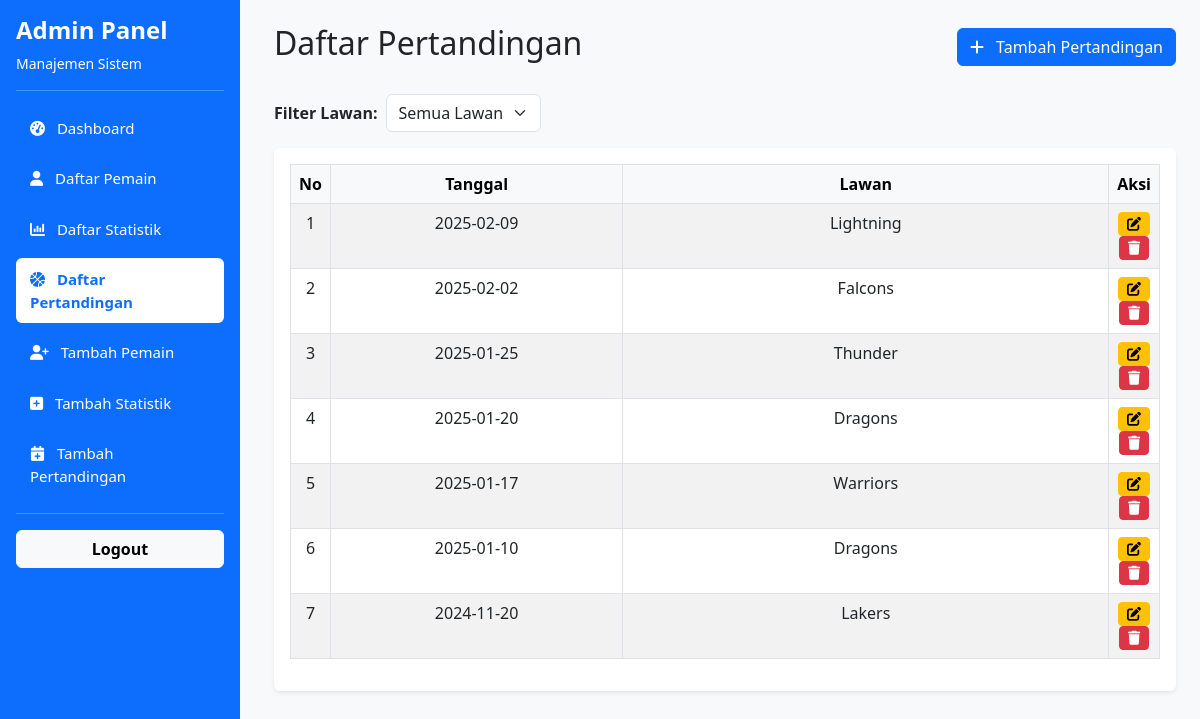
The page /frontend/admin/daftar_pertandingan_admin.php (signed in) on the database its author committed.
### tables this page shows
CREATE TABLE `pertandingan` (
  `id_pertandingan` int(11) NOT NULL,
  `tanggal` date NOT NULL,
  `lawan` varchar(100) DEFAULT NULL
);

### frontend/admin/daftar_pertandingan_admin.php (the view, shortened to what this page needs)
<?php
include("../../config/koneksi.php");
include("../components/sidebar_admin.php");
$result = mysqli_query($koneksi, "SELECT * FROM pertandingan ORDER BY tanggal DESC");
?>
<!DOCTYPE html>
<html lang="id">
<head>
    <link href="https://cdnjs.cloudflare.com/ajax/libs/bootstrap/5.3.0/css/bootstrap.min.css" rel="stylesheet">
    <link href="https://cdnjs.cloudflare.com/ajax/libs/font-awesome/6.4.0/css/all.min.css" rel="stylesheet">
    <link href="../components/sidebar.css" rel="stylesheet">
</head>
<body class="bg-light">
    <div class="d-flex">
        <div class="flex-grow-1 p-4 main-content">
            <div class="mb-4">
                <div class="col-12">
                    <div class="d-flex justify-content-between align-items-center mb-3">
                        <h2>Daftar Pertandingan</h2>
                        <a href="../admin/tambah_pertandingan.php" class="btn btn-primary">
                            <i class="fas fa-plus me-2"></i> Tambah Pertandingan
                        </a>
                    </div>
                </div>
            </div>
            <div class="mb-3 d-flex align-items-center gap-2">
                <label class="fw-bold">Filter Lawan:</label>
                <select id="filterLawan" class="form-select w-auto">
                    <option value="">Semua Lawan</option>
                    <?php
                    mysqli_data_seek($result, 0);
                    mysqli_data_seek($result, 0);
                    ?>
                </select>
            </div>
            <div class="card shadow-sm border-0">
                <div class="card-body">
                    <div class="table-responsive">
                        <table class="table table-bordered table-hover table-striped text-center">
                            <thead class="table-light">
                                <tr>
                                    <th style="width: 20px;">No</th>
                                    <th style="width: 300px;">Tanggal</th>
                                    <th style="width: 500px;">Lawan</th>
                                    <th>Aksi</th>
                                </tr>
                            </thead>
                            <tbody>
                                <?php
                                $no = 1;
                                while ($row = mysqli_fetch_assoc($result)) { ?>
                                    <tr data-lawan="<?= strtolower($row['lawan']) ?>">
                                        <td><?= $no++ ?></td>
                                        <td><?= $row['tanggal'] ?></td>
                                        <td><?= $row['lawan'] ?></td>
                                        <td>
                                            <a href="edit_pertandingan.php?id=<?= $row['id_pertandingan'] ?>" class="btn btn-warning btn-sm">
                                                <i class="fas fa-edit"></i>
                                            </a>
                                            <a href="../../backend/hapus_pertandingan.php?id=<?= $row['id_pertandingan'] ?>"
                                                onclick="return confirm('Hapus pertandingan ini?')"
                                                class="btn btn-danger btn-sm">
                                                <i class="fas fa-trash"></i>
                                            </a>
                                        </td>
                                    </tr>
                                <?php } ?>
                            </tbody>
                        </table>
                    </div>
                </div>
            </div>
        </div>
    </div>
</body>
</html>

### frontend/components/sidebar_admin.php
<?php
$current_page = basename($_SERVER['PHP_SELF']);
?>
<nav class="sidebar bg-primary text-white p-3">
    <div class="mb-3">
        <h4 class="fw-bold">Admin Panel</h4>
        <small>Manajemen Sistem</small>
    </div>
    <hr class="bg-white">
    <ul class="nav flex-column gap-2">
        <li class="nav-item">
            <a class="nav-link <?= ($current_page == 'dashboard_admin.php') ? 'active-link' : ''; ?>"
                href="../admin/dashboard_admin.php">
                <i class="fas fa-tachometer-alt me-2"></i> Dashboard
            </a>
        </li>
        <li class="nav-item">
            <a class="nav-link <?= ($current_page == 'daftar_pemain_admin.php') ? 'active-link' : ''; ?>"
                href="../admin/daftar_pemain_admin.php">
                <i class="fas fa-user me-2"></i> Daftar Pemain
            </a>
        </li>
        <li class="nav-item">
            <a class="nav-link <?= ($current_page == 'daftar_statistik_admin.php') ? 'active-link' : ''; ?>"
                href="../admin/daftar_statistik_admin.php">
                <i class="fas fa-chart-column me-2"></i> Daftar Statistik
            </a>
        </li>
        <li class="nav-item">
            <a class="nav-link <?= ($current_page == 'daftar_pertandingan_admin.php') ? 'active-link' : ''; ?>"
                href="../admin/daftar_pertandingan_admin.php">
                <i class="fas fa-basketball-ball me-2"></i> Daftar Pertandingan
            </a>
        </li>
        <li class="nav-item">
            <a class="nav-link <?= ($current_page == 'tambah_pemain.php') ? 'active-link' : ''; ?>"
                href="../admin/tambah_pemain.php">
                <i class="fas fa-user-plus me-2"></i> Tambah Pemain
            </a>
        </li>
        <li class="nav-item">
            <a class="nav-link <?= ($current_page == 'tambah_statistik.php') ? 'active-link' : ''; ?>"
                href="../admin/tambah_statistik.php">
                <i class="fas fa-square-plus me-2"></i> Tambah Statistik
            </a>
        </li>
        <li class="nav-item">
            <a class="nav-link <?= ($current_page == 'tambah_pertandingan.php') ? 'active-link' : ''; ?>"
                href="../admin/tambah_pertandingan.php">
                <i class="fas fa-calendar-plus me-2"></i> Tambah Pertandingan
            </a>
        </li>
    </ul>
    <hr>
    <a href="../../backend/logout_user.php" class="btn btn-light w-100 fw-semibold">Logout</a>
</nav>

### frontend/components/sidebar.css (style rules this page uses)
.sidebar { position: fixed; left: 0; top: 0; width: 240px; height: 100vh; background-color: #0d6efd; padding: 20px; color: white; overflow-y: auto; }
.nav-link { display: block; padding: 10px 14px; border-radius: 6px; color: white; text-decoration: none; transition: 0.2s; font-size: 15px; }
.active-link { background: white !important; color: #0d6efd !important; font-weight: bold; }
.main-content { margin-left: 250px; }

### rows shown on the page
pertandingan: tanggal "2025-02-09", lawan "Lightning"
pertandingan: tanggal "2025-02-02", lawan "Falcons"
pertandingan: tanggal "2025-01-25", lawan "Thunder"
pertandingan: tanggal "2025-01-20", lawan "Dragons"
pertandingan: tanggal "2025-01-17", lawan "Warriors"
pertandingan: tanggal "2025-01-10", lawan "Dragons"
pertandingan: tanggal "2024-11-20", lawan "Lakers"
